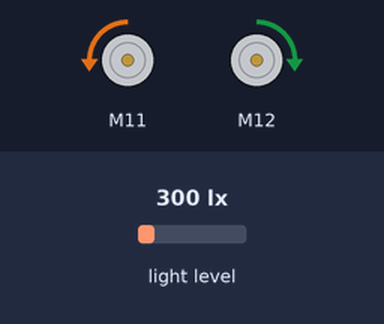
Simulated run of this sketch. Board: Arduino Uno, built with avr-gcc and run on an emulated ATmega328P. Shown: 2 × DC motor (green arrow = forward, orange = backward, longer = faster). The test bench sets the inputs (shaded band); at power-on: light level 300 lx.

Above: at 0.1 s.
Timing chart, 0 to 1.6 s (numbered marks = the images above):
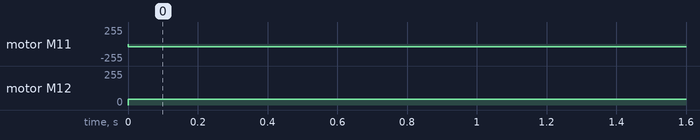

Measured:
- by itself, motor M11: stopped → backward 42/255 at 0.00 s
- by itself, motor M12: stopped → forward 42/255 at 0.00 s

The sketch:

tigerenten_line_follower.ino
```cpp
// generated by mBlock5 for mBot Ranger
// codes make you happy

#include <Arduino.h>
#include <Wire.h>
#include <SoftwareSerial.h>
#include <MeAuriga.h>

MeLightSensor lightsensor_12(12);
MeLineFollower linefollower_6(6);
MeEncoderOnBoard Encoder_1(SLOT1);
MeEncoderOnBoard Encoder_2(SLOT2);

void isr_process_encoder1(void)
{
  if(digitalRead(Encoder_1.getPortB()) == 0){
    Encoder_1.pulsePosMinus();
  }else{
    Encoder_1.pulsePosPlus();
  }
}
void isr_process_encoder2(void)
{
  if(digitalRead(Encoder_2.getPortB()) == 0){
    Encoder_2.pulsePosMinus();
  }else{
    Encoder_2.pulsePosPlus();
  }
}
void move(int direction, int speed)
{
  int leftSpeed = 0;
  int rightSpeed = 0;
  if(direction == 1){
    leftSpeed = -speed;
    rightSpeed = speed;
  }else if(direction == 2){
    leftSpeed = speed;
    rightSpeed = -speed;
  }else if(direction == 3){
    leftSpeed = -speed;
    rightSpeed = -speed;
  }else if(direction == 4){
    leftSpeed = speed;
    rightSpeed = speed;
  }
  Encoder_1.setTarPWM(leftSpeed);
  Encoder_2.setTarPWM(rightSpeed);
}

void _delay(float seconds) {
  if(seconds < 0.0){
    seconds = 0.0;
  }
  long endTime = millis() + seconds * 1000;
  while(millis() < endTime) _loop();
}

void setup() {
  randomSeed((unsigned long)(lightsensor_12.read() * 123456));
  TCCR1A = _BV(WGM10);
  TCCR1B = _BV(CS11) | _BV(WGM12);
  TCCR2A = _BV(WGM21) | _BV(WGM20);
  TCCR2B = _BV(CS21);
  attachInterrupt(Encoder_1.getIntNum(), isr_process_encoder1, RISING);
  Encoder_1.setPulse(9);
  Encoder_1.setRatio(39.267);
  Encoder_1.setPosPid(1.8,0,1.2);
  Encoder_1.setSpeedPid(0.18,0,0);
  attachInterrupt(Encoder_2.getIntNum(), isr_process_encoder2, RISING);
  Encoder_2.setPulse(9);
  Encoder_2.setRatio(39.267);
  Encoder_2.setPosPid(1.8,0,1.2);
  Encoder_2.setSpeedPid(0.18,0,0);
  while(1) {
      if(linefollower_6.readSensors() == 0){

        Encoder_1.runSpeed(-1 * 30);

        Encoder_2.runSpeed(1 * 30);

      }
      if(linefollower_6.readSensors() == 1){

        Encoder_1.runSpeed(-1 * 10);

        Encoder_2.runSpeed(1 * 20);

      }
      if(linefollower_6.readSensors() == 2){

        Encoder_1.runSpeed(-1 * 20);

        Encoder_2.runSpeed(1 * 10);

      }
      if(linefollower_6.readSensors() == 3){

        Encoder_1.runSpeed(-1 * 30);

        Encoder_2.runSpeed(1 * 30);

      }

      _loop();
  }
}

void _loop() {
  Encoder_1.loop();
  Encoder_2.loop();
}

void loop() {
  _loop();
}
```
